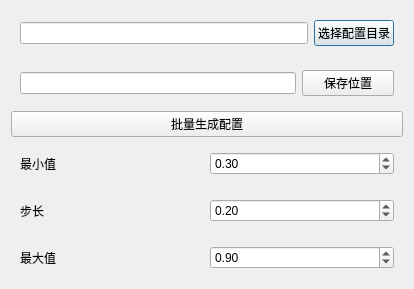
<?xml version="1.0" encoding="UTF-8"?>
<ui version="4.0">
 <class>DuplicateCaConfigDialog</class>
 <widget class="QDialog" name="DuplicateCaConfigDialog">
  <property name="geometry">
   <rect>
    <x>0</x>
    <y>0</y>
    <width>414</width>
    <height>289</height>
   </rect>
  </property>
  <property name="windowTitle">
   <string>Dialog</string>
  </property>
  <layout class="QVBoxLayout" name="verticalLayout">
   <item>
    <widget class="QWidget" name="widget_4" native="true">
     <layout class="QHBoxLayout" name="horizontalLayout_4">
      <item>
       <widget class="QLineEdit" name="le_configDir"/>
      </item>
      <item>
       <widget class="QPushButton" name="b_choseConfig">
        <property name="text">
         <string>选择配置目录</string>
        </property>
       </widget>
      </item>
     </layout>
    </widget>
   </item>
   <item>
    <widget class="QWidget" name="widget_5" native="true">
     <layout class="QHBoxLayout" name="horizontalLayout_5">
      <item>
       <widget class="QLineEdit" name="le_saveDirPath"/>
      </item>
      <item>
       <widget class="QPushButton" name="pushButton_2">
        <property name="minimumSize">
         <size>
          <width>92</width>
          <height>0</height>
         </size>
        </property>
        <property name="text">
         <string>保存位置</string>
        </property>
       </widget>
      </item>
     </layout>
    </widget>
   </item>
   <item>
    <widget class="QPushButton" name="pushButton">
     <property name="text">
      <string>批量生成配置</string>
     </property>
    </widget>
   </item>
   <item>
    <widget class="QWidget" name="widget" native="true">
     <layout class="QHBoxLayout" name="horizontalLayout">
      <item>
       <widget class="QLabel" name="label">
        <property name="text">
         <string>最小值</string>
        </property>
       </widget>
      </item>
      <item>
       <widget class="QDoubleSpinBox" name="ds_min">
        <property name="maximum">
         <double>1.000000000000000</double>
        </property>
        <property name="singleStep">
         <double>0.010000000000000</double>
        </property>
        <property name="value">
         <double>0.300000000000000</double>
        </property>
       </widget>
      </item>
     </layout>
    </widget>
   </item>
   <item>
    <widget class="QWidget" name="widget_2" native="true">
     <layout class="QHBoxLayout" name="horizontalLayout_2">
      <item>
       <widget class="QLabel" name="label_2">
        <property name="text">
         <string>步长</string>
        </property>
       </widget>
      </item>
      <item>
       <widget class="QDoubleSpinBox" name="ds_step">
        <property name="minimum">
         <double>0.050000000000000</double>
        </property>
        <property name="maximum">
         <double>1.000000000000000</double>
        </property>
        <property name="singleStep">
         <double>0.010000000000000</double>
        </property>
        <property name="value">
         <double>0.200000000000000</double>
        </property>
       </widget>
      </item>
     </layout>
    </widget>
   </item>
   <item>
    <widget class="QWidget" name="widget_3" native="true">
     <layout class="QHBoxLayout" name="horizontalLayout_3">
      <item>
       <widget class="QLabel" name="label_3">
        <property name="text">
         <string>最大值</string>
        </property>
       </widget>
      </item>
      <item>
       <widget class="QDoubleSpinBox" name="ds_max">
        <property name="maximum">
         <double>1.000000000000000</double>
        </property>
        <property name="singleStep">
         <double>0.010000000000000</double>
        </property>
        <property name="value">
         <double>0.900000000000000</double>
        </property>
       </widget>
      </item>
     </layout>
    </widget>
   </item>
  </layout>
 </widget>
 <resources/>
 <connections/>
</ui>
